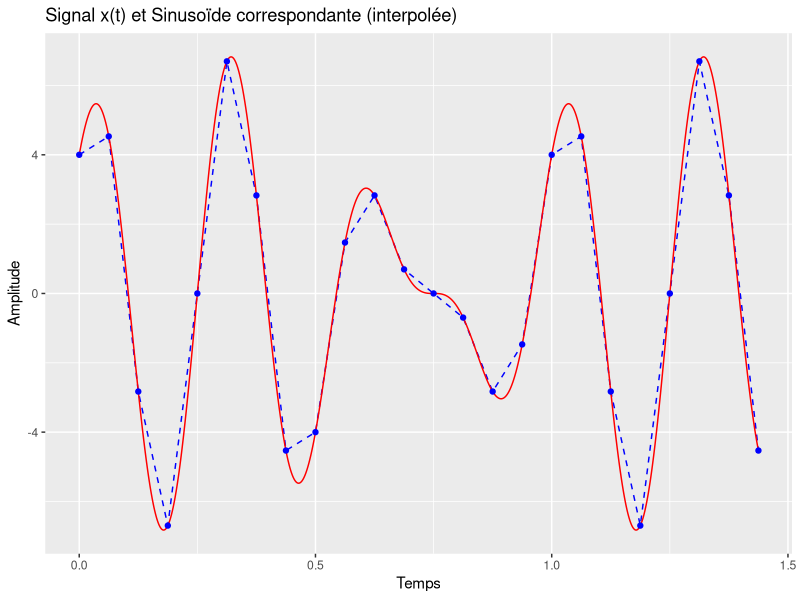
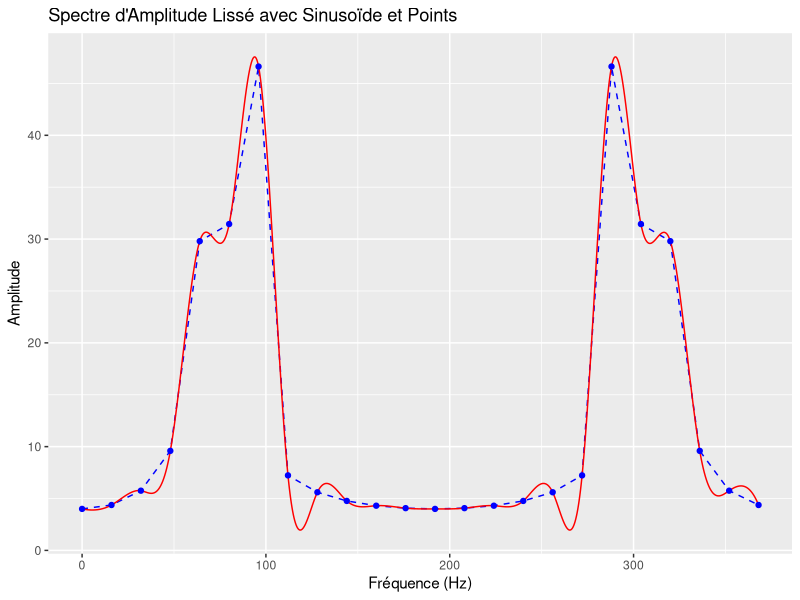

Write R code to recreate these figures, in order.
### Question 1 ###

# Définir les paramètres
N <- 24
Te <- 1/16  # Période d'échantillonnage (fe = 16 Hz)
t <- seq(0, (N-1)*Te, by=Te)  # Créer un vecteur de temps
n <- 0:(N-1)
xt <- 3 * sin(8 * pi * t) + 4 * cos(6 * pi * t)

# Définir la fonction x(t)
x <- function(t) {
  return(3 * sin(8 * pi * t) + 4 * cos(6 * pi * t))
}

# Échantillonner le signal x(t) pour obtenir xn
xn <- x(t)

# Calculer la TFD
Xk <- complex(real=rep(0,N), imaginary=rep(0,N)) # Initialiser un vecteur complexe

for (k in 0:(N-1)) {
  for (nn in n) {
    Xk[k+1] = Xk[k+1] + xt[nn+1] * exp(-1i * 2 * pi * k * nn / N)
  }
}

Xk <- round(Xk, digits = 8)

print(Xk)

### Question 2 ###

library(ggplot2)

# Créer un data frame pour le signal xn
df_signal <- data.frame(t, xn)

# Créer un vecteur de temps pour une interpolation plus fine
t_interpolation <- seq(0, (N-1)*Te, length.out = 1000)

# Calculer la sinusoïde correspondante à votre signal avec interpolation
sinusoide_interpol <- 3 * sin(8 * pi * t_interpolation) + 4 * cos(6 * pi * t_interpolation)

# Créer un data frame pour la sinusoïde interpolée
df_sinusoide_interpol <- data.frame(t = t_interpolation, sinusoide = sinusoide_interpol)

# Tracer le signal et la sinusoïde interpolée sur le même graphique
(
  ggplot() +
    geom_line(data = df_signal, aes(x = t, y = xn), color = "blue", linetype = "dashed") +
    geom_path(data = df_sinusoide_interpol, aes(x = t, y = sinusoide), color = "red") +
    geom_point(data = df_signal, aes(x = t, y = xn), color = "blue") +  # Ajouter des points bleus pour le signal
    labs(x = "Temps", y = "Amplitude") +
    ggtitle("Signal x(t) et Sinusoïde correspondante (interpolée)")
)

# Calculer le spectre d'amplitude
amplitude_spectrum <- Mod(Xk)

# Créer un data frame pour le spectre d'amplitude
df_spectrum <- data.frame(
  frequency = seq(0, (N-1)*(1/Te), by=1/Te),
  amplitude_spectrum
)

# Effectuer une interpolation pour obtenir une courbe lisse
smoothed_spectrum <- spline(df_spectrum$frequency, df_spectrum$amplitude_spectrum, n=1000)

# Créer un nouveau data frame pour les données lissées
df_smoothed_spectrum <- data.frame(
  frequency = smoothed_spectrum$x,
  amplitude_spectrum = smoothed_spectrum$y
)

# Tracer le spectre d'amplitude lissé avec les points originaux
(
  ggplot(df_spectrum, aes(x=frequency))
  + geom_line(aes(y=amplitude_spectrum), color="blue", linetype = "dashed")  # Tracer le spectre d'amplitude original sous forme de courbe bleue
  + geom_line(data=df_smoothed_spectrum, aes(x=frequency, y=amplitude_spectrum), color="red")  # Tracer le spectre d'amplitude lissé sous forme de courbe rouge
  + geom_point(data=df_spectrum, aes(x=frequency, y=amplitude_spectrum), color="blue")  # Ajouter des points bleus aux sommets de la courbe originale
  + labs(x="Fréquence (Hz)", y="Amplitude")
  + ggtitle("Spectre d'Amplitude Lissé avec Sinusoïde et Points")
)
